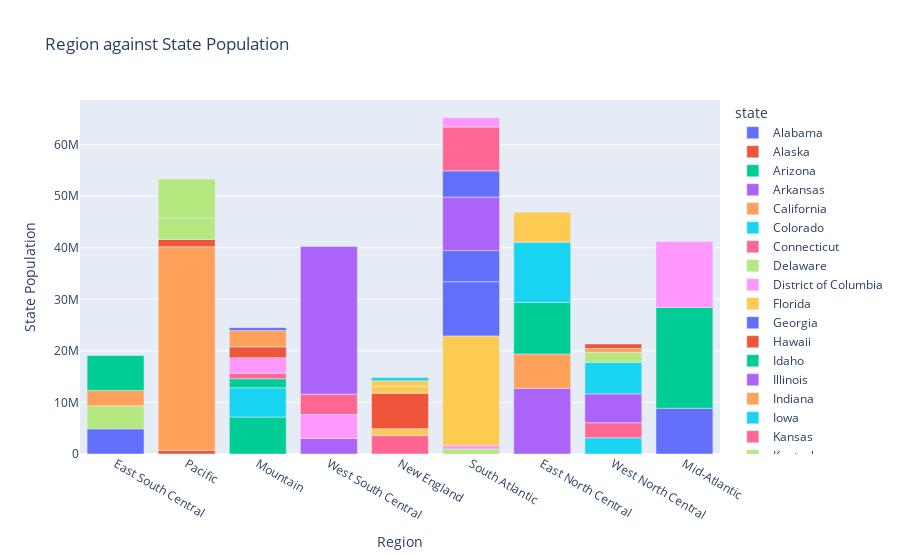

The notebook cell saved with this chart:
### Code cell
fig = px.bar(homelessness, x='region', y='state_pop', color='state', title="Region against State Population")
fig.update_layout(xaxis_title = 'Region', yaxis_title = 'State Population')
fig.show()

### Figure 1 — Plotly figure (JSON) as saved in the notebook; plotly's stock layout.template omitted (floating-point values rounded to 4 significant figures)
{"data": [{"alignmentgroup": "True", "hovertemplate": "state=Alabama<br>region=%{x}<br>state_pop=%{y}<extra></extra>", "legendgroup": "Alabama", "marker": {"color": "#636efa", "pattern": {"shape": ""}}, "name": "Alabama", "offsetgroup": "Alabama", "orientation": "v", "showlegend": true, "textposition": "auto", "type": "bar", "x": ["East South Central"], "xaxis": "x", "y": [4887681], "yaxis": "y"}, {"alignmentgroup": "True", "hovertemplate": "state=Alaska<br>region=%{x}<br>state_pop=%{y}<extra></extra>", "legendgroup": "Alaska", "marker": {"color": "#EF553B", "pattern": {"shape": ""}}, "name": "Alaska", "offsetgroup": "Alaska", "orientation": "v", "showlegend": true, "textposition": "auto", "type": "bar", "x": ["Pacific"], "xaxis": "x", "y": [735139], "yaxis": "y"}, {"alignmentgroup": "True", "hovertemplate": "state=Arizona<br>region=%{x}<br>state_pop=%{y}<extra></extra>", "legendgroup": "Arizona", "marker": {"color": "#00cc96", "pattern": {"shape": ""}}, "name": "Arizona", "offsetgroup": "Arizona", "orientation": "v", "showlegend": true, "textposition": "auto", "type": "bar", "x": ["Mountain"], "xaxis": "x", "y": [7158024], "yaxis": "y"}, {"alignmentgroup": "True", "hovertemplate": "state=Arkansas<br>region=%{x}<br>state_pop=%{y}<extra></extra>", "legendgroup": "Arkansas", "marker": {"color": "#ab63fa", "pattern": {"shape": ""}}, "name": "Arkansas", "offsetgroup": "Arkansas", "orientation": "v", "showlegend": true, "textposition": "auto", "type": "bar", "x": ["West South Central"], "xaxis": "x", "y": [3009733], "yaxis": "y"}, {"alignmentgroup": "True", "hovertemplate": "state=California<br>region=%{x}<br>state_pop=%{y}<extra></extra>", "legendgroup": "California", "marker": {"color": "#FFA15A", "pattern": {"shape": ""}}, "name": "California", "offsetgroup": "California", "orientation": "v", "showlegend": true, "textposition": "auto", "type": "bar", "x": ["Pacific"], "xaxis": "x", "y": [39461588], "yaxis": "y"}, {"alignmentgroup": "True", "hovertemplate": "state=Colorado<br>region=%{x}<br>state_pop=%{y}<extra></extra>", "legendgroup": "Colorado", "marker": {"color": "#19d3f3", "pattern": {"shape": ""}}, "name": "Colorado", "offsetgroup": "Colorado", "orientation": "v", "showlegend": true, "textposition": "auto", "type": "bar", "x": ["Mountain"], "xaxis": "x", "y": [5691287], "yaxis": "y"}, {"alignmentgroup": "True", "hovertemplate": "state=Connecticut<br>region=%{x}<br>state_pop=%{y}<extra></extra>", "legendgroup": "Connecticut", "marker": {"color": "#FF6692", "pattern": {"shape": ""}}, "name": "Connecticut", "offsetgroup": "Connecticut", "orientation": "v", "showlegend": true, "textposition": "auto", "type": "bar", "x": ["New England"], "xaxis": "x", "y": [3571520], "yaxis": "y"}, {"alignmentgroup": "True", "hovertemplate": "state=Delaware<br>region=%{x}<br>state_pop=%{y}<extra></extra>", "legendgroup": "Delaware", "marker": {"color": "#B6E880", "pattern": {"shape": ""}}, "name": "Delaware", "offsetgroup": "Delaware", "orientation": "v", "showlegend": true, "textposition": "auto", "type": "bar", "x": ["South Atlantic"], "xaxis": "x", "y": [965479], "yaxis": "y"}, {"alignmentgroup": "True", "hovertemplate": "state=District of Columbia<br>region=%{x}<br>state_pop=%{y}<extra></extra>", "legendgroup": "District of Columbia", "marker": {"color": "#FF97FF", "pattern": {"shape": ""}}, "name": "District of Columbia", "offsetgroup": "District of Columbia", "orientation": "v", "showlegend": true, "textposition": "auto", "type": "bar", "x": ["South Atlantic"], "xaxis": "x", "y": [701547], "yaxis": "y"}, {"alignmentgroup": "True", "hovertemplate": "state=Florida<br>region=%{x}<br>state_pop=%{y}<extra></extra>", "legendgroup": "Florida", "marker": {"color": "#FECB52", "pattern": {"shape": ""}}, "name": "Florida", "offsetgroup": "Florida", "orientation": "v", "showlegend": true, "textposition": "auto", "type": "bar", "x": ["South Atlantic"], "xaxis": "x", "y": [21244317], "yaxis": "y"}, {"alignmentgroup": "True", "hovertemplate": "state=Georgia<br>region=%{x}<br>state_pop=%{y}<extra></extra>", "legendgroup": "Georgia", "marker": {"color": "#636efa", "pattern": {"shape": ""}}, "name": "Georgia", "offsetgroup": "Georgia", "orientation": "v", "showlegend": true, "textposition": "auto", "type": "bar", "x": ["South Atlantic"], "xaxis": "x", "y": [10511131], "yaxis": "y"}, {"alignmentgroup": "True", "hovertemplate": "state=Hawaii<br>region=%{x}<br>state_pop=%{y}<extra></extra>", "legendgroup": "Hawaii", "marker": {"color": "#EF553B", "pattern": {"shape": ""}}, "name": "Hawaii", "offsetgroup": "Hawaii", "orientation": "v", "showlegend": true, "textposition": "auto", "type": "bar", "x": ["Pacific"], "xaxis": "x", "y": [1420593], "yaxis": "y"}, {"alignmentgroup": "True", "hovertemplate": "state=Idaho<br>region=%{x}<br>state_pop=%{y}<extra></extra>", "legendgroup": "Idaho", "marker": {"color": "#00cc96", "pattern": {"shape": ""}}, "name": "Idaho", "offsetgroup": "Idaho", "orientation": "v", "showlegend": true, "textposition": "auto", "type": "bar", "x": ["Mountain"], "xaxis": "x", "y": [1750536], "yaxis": "y"}, {"alignmentgroup": "True", "hovertemplate": "state=Illinois<br>region=%{x}<br>state_pop=%{y}<extra></extra>", "legendgroup": "Illinois", "marker": {"color": "#ab63fa", "pattern": {"shape": ""}}, "name": "Illinois", "offsetgroup": "Illinois", "orientation": "v", "showlegend": true, "textposition": "auto", "type": "bar", "x": ["East North Central"], "xaxis": "x", "y": [12723071], "yaxis": "y"}, {"alignmentgroup": "True", "hovertemplate": "state=Indiana<br>region=%{x}<br>state_pop=%{y}<extra></extra>", "legendgroup": "Indiana", "marker": {"color": "#FFA15A", "pattern": {"shape": ""}}, "name": "Indiana", "offsetgroup": "Indiana", "orientation": "v", "showlegend": true, "textposition": "auto", "type": "bar", "x": ["East North Central"], "xaxis": "x", "y": [6695497], "yaxis": "y"}, {"alignmentgroup": "True", "hovertemplate": "state=Iowa<br>region=%{x}<br>state_pop=%{y}<extra></extra>", "legendgroup": "Iowa", "marker": {"color": "#19d3f3", "pattern": {"shape": ""}}, "name": "Iowa", "offsetgroup": "Iowa", "orientation": "v", "showlegend": true, "textposition": "auto", "type": "bar", "x": ["West North Central"], "xaxis": "x", "y": [3148618], "yaxis": "y"}, {"alignmentgroup": "True", "hovertemplate": "state=Kansas<br>region=%{x}<br>state_pop=%{y}<extra></extra>", "legendgroup": "Kansas", "marker": {"color": "#FF6692", "pattern": {"shape": ""}}, "name": "Kansas", "offsetgroup": "Kansas", "orientation": "v", "showlegend": true, "textposition": "auto", "type": "bar", "x": ["West North Central"], "xaxis": "x", "y": [2911359], "yaxis": "y"}, {"alignmentgroup": "True", "hovertemplate": "state=Kentucky<br>region=%{x}<br>state_pop=%{y}<extra></extra>", "legendgroup": "Kentucky", "marker": {"color": "#B6E880", "pattern": {"shape": ""}}, "name": "Kentucky", "offsetgroup": "Kentucky", "orientation": "v", "showlegend": true, "textposition": "auto", "type": "bar", "x": ["East South Central"], "xaxis": "x", "y": [4461153], "yaxis": "y"}, {"alignmentgroup": "True", "hovertemplate": "state=Louisiana<br>region=%{x}<br>state_pop=%{y}<extra></extra>", "legendgroup": "Louisiana", "marker": {"color": "#FF97FF", "pattern": {"shape": ""}}, "name": "Louisiana", "offsetgroup": "Louisiana", "orientation": "v", "showlegend": true, "textposition": "auto", "type": "bar", "x": ["West South Central"], "xaxis": "x", "y": [4659690], "yaxis": "y"}, {"alignmentgroup": "True", "hovertemplate": "state=Maine<br>region=%{x}<br>state_pop=%{y}<extra></extra>", "legendgroup": "Maine", "marker": {"color": "#FECB52", "pattern": {"shape": ""}}, "name": "Maine", "offsetgroup": "Maine", "orientation": "v", "showlegend": true, "textposition": "auto", "type": "bar", "x": ["New England"], "xaxis": "x", "y": [1339057], "yaxis": "y"}, {"alignmentgroup": "True", "hovertemplate": "state=Maryland<br>region=%{x}<br>state_pop=%{y}<extra></extra>", "legendgroup": "Maryland", "marker": {"color": "#636efa", "pattern": {"shape": ""}}, "name": "Maryland", "offsetgroup": "Maryland", "orientation": "v", "showlegend": true, "textposition": "auto", "type": "bar", "x": ["South Atlantic"], "xaxis": "x", "y": [6035802], "yaxis": "y"}, {"alignmentgroup": "True", "hovertemplate": "state=Massachusetts<br>region=%{x}<br>state_pop=%{y}<extra></extra>", "legendgroup": "Massachusetts", "marker": {"color": "#EF553B", "pattern": {"shape": ""}}, "name": "Massachusetts", "offsetgroup": "Massachusetts", "orientation": "v", "showlegend": true, "textposition": "auto", "type": "bar", "x": ["New England"], "xaxis": "x", "y": [6882635], "yaxis": "y"}, {"alignmentgroup": "True", "hovertemplate": "state=Michigan<br>region=%{x}<br>state_pop=%{y}<extra></extra>", "legendgroup": "Michigan", "marker": {"color": "#00cc96", "pattern": {"shape": ""}}, "name": "Michigan", "offsetgroup": "Michigan", "orientation": "v", "showlegend": true, "textposition": "auto", "type": "bar", "x": ["East North Central"], "xaxis": "x", "y": [9984072], "yaxis": "y"}, {"alignmentgroup": "True", "hovertemplate": "state=Minnesota<br>region=%{x}<br>state_pop=%{y}<extra></extra>", "legendgroup": "Minnesota", "marker": {"color": "#ab63fa", "pattern": {"shape": ""}}, "name": "Minnesota", "offsetgroup": "Minnesota", "orientation": "v", "showlegend": true, "textposition": "auto", "type": "bar", "x": ["West North Central"], "xaxis": "x", "y": [5606249], "yaxis": "y"}, {"alignmentgroup": "True", "hovertemplate": "state=Mississippi<br>region=%{x}<br>state_pop=%{y}<extra></extra>", "legendgroup": "Mississippi", "marker": {"color": "#FFA15A", "pattern": {"shape": ""}}, "name": "Mississippi", "offsetgroup": "Mississippi", "orientation": "v", "showlegend": true, "textposition": "auto", "type": "bar", "x": ["East South Central"], "xaxis": "x", "y": [2981020], "yaxis": "y"}, {"alignmentgroup": "True", "hovertemplate": "state=Missouri<br>region=%{x}<br>state_pop=%{y}<extra></extra>", "legendgroup": "Missouri", "marker": {"color": "#19d3f3", "pattern": {"shape": ""}}, "name": "Missouri", "offsetgroup": "Missouri", "orientation": "v", "showlegend": true, "textposition": "auto", "type": "bar", "x": ["West North Central"], "xaxis": "x", "y": [6121623], "yaxis": "y"}, {"alignmentgroup": "True", "hovertemplate": "state=Montana<br>region=%{x}<br>state_pop=%{y}<extra></extra>", "legendgroup": "Montana", "marker": {"color": "#FF6692", "pattern": {"shape": ""}}, "name": "Montana", "offsetgroup": "Montana", "orientation": "v", "showlegend": true, "textposition": "auto", "type": "bar", "x": ["Mountain"], "xaxis": "x", "y": [1060665], "yaxis": "y"}, {"alignmentgroup": "True", "hovertemplate": "state=Nebraska<br>region=%{x}<br>state_pop=%{y}<extra></extra>", "legendgroup": "Nebraska", "marker": {"color": "#B6E880", "pattern": {"shape": ""}}, "name": "Nebraska", "offsetgroup": "Nebraska", "orientation": "v", "showlegend": true, "textposition": "auto", "type": "bar", "x": ["West North Central"], "xaxis": "x", "y": [1925614], "yaxis": "y"}, {"alignmentgroup": "True", "hovertemplate": "state=Nevada<br>region=%{x}<br>state_pop=%{y}<extra></extra>", "legendgroup": "Nevada", "marker": {"color": "#FF97FF", "pattern": {"shape": ""}}, "name": "Nevada", "offsetgroup": "Nevada", "orientation": "v", "showlegend": true, "textposition": "auto", "type": "bar", "x": ["Mountain"], "xaxis": "x", "y": [3027341], "yaxis": "y"}, {"alignmentgroup": "True", "hovertemplate": "state=New Hampshire<br>region=%{x}<br>state_pop=%{y}<extra></extra>", "legendgroup": "New Hampshire", "marker": {"color": "#FECB52", "pattern": {"shape": ""}}, "name": "New Hampshire", "offsetgroup": "New Hampshire", "orientation": "v", "showlegend": true, "textposition": "auto", "type": "bar", "x": ["New England"], "xaxis": "x", "y": [1353465], "yaxis": "y"}, {"alignmentgroup": "True", "hovertemplate": "state=New Jersey<br>region=%{x}<br>state_pop=%{y}<extra></extra>", "legendgroup": "New Jersey", "marker": {"color": "#636efa", "pattern": {"shape": ""}}, "name": "New Jersey", "offsetgroup": "New Jersey", "orientation": "v", "showlegend": true, "textposition": "auto", "type": "bar", "x": ["Mid-Atlantic"], "xaxis": "x", "y": [8886025], "yaxis": "y"}, {"alignmentgroup": "True", "hovertemplate": "state=New Mexico<br>region=%{x}<br>state_pop=%{y}<extra></extra>", "legendgroup": "New Mexico", "marker": {"color": "#EF553B", "pattern": {"shape": ""}}, "name": "New Mexico", "offsetgroup": "New Mexico", "orientation": "v", "showlegend": true, "textposition": "auto", "type": "bar", "x": ["Mountain"], "xaxis": "x", "y": [2092741], "yaxis": "y"}, {"alignmentgroup": "True", "hovertemplate": "state=New York<br>region=%{x}<br>state_pop=%{y}<extra></extra>", "legendgroup": "New York", "marker": {"color": "#00cc96", "pattern": {"shape": ""}}, "name": "New York", "offsetgroup": "New York", "orientation": "v", "showlegend": true, "textposition": "auto", "type": "bar", "x": ["Mid-Atlantic"], "xaxis": "x", "y": [19530351], "yaxis": "y"}, {"alignmentgroup": "True", "hovertemplate": "state=North Carolina<br>region=%{x}<br>state_pop=%{y}<extra></extra>", "legendgroup": "North Carolina", "marker": {"color": "#ab63fa", "pattern": {"shape": ""}}, "name": "North Carolina", "offsetgroup": "North Carolina", "orientation": "v", "showlegend": true, "textposition": "auto", "type": "bar", "x": ["South Atlantic"], "xaxis": "x", "y": [10381615], "yaxis": "y"}, {"alignmentgroup": "True", "hovertemplate": "state=North Dakota<br>region=%{x}<br>state_pop=%{y}<extra></extra>", "legendgroup": "North Dakota", "marker": {"color": "#FFA15A", "pattern": {"shape": ""}}, "name": "North Dakota", "offsetgroup": "North Dakota", "orientation": "v", "showlegend": true, "textposition": "auto", "type": "bar", "x": ["West North Central"], "xaxis": "x", "y": [758080], "yaxis": "y"}, {"alignmentgroup": "True", "hovertemplate": "state=Ohio<br>region=%{x}<br>state_pop=%{y}<extra></extra>", "legendgroup": "Ohio", "marker": {"color": "#19d3f3", "pattern": {"shape": ""}}, "name": "Ohio", "offsetgroup": "Ohio", "orientation": "v", "showlegend": true, "textposition": "auto", "type": "bar", "x": ["East North Central"], "xaxis": "x", "y": [11676341], "yaxis": "y"}, {"alignmentgroup": "True", "hovertemplate": "state=Oklahoma<br>region=%{x}<br>state_pop=%{y}<extra></extra>", "legendgroup": "Oklahoma", "marker": {"color": "#FF6692", "pattern": {"shape": ""}}, "name": "Oklahoma", "offsetgroup": "Oklahoma", "orientation": "v", "showlegend": true, "textposition": "auto", "type": "bar", "x": ["West South Central"], "xaxis": "x", "y": [3940235], "yaxis": "y"}, {"alignmentgroup": "True", "hovertemplate": "state=Oregon<br>region=%{x}<br>state_pop=%{y}<extra></extra>", "legendgroup": "Oregon", "marker": {"color": "#B6E880", "pattern": {"shape": ""}}, "name": "Oregon", "offsetgroup": "Oregon", "orientation": "v", "showlegend": true, "textposition": "auto", "type": "bar", "x": ["Pacific"], "xaxis": "x", "y": [4181886], "yaxis": "y"}, {"alignmentgroup": "True", "hovertemplate": "state=Pennsylvania<br>region=%{x}<br>state_pop=%{y}<extra></extra>", "legendgroup": "Pennsylvania", "marker": {"color": "#FF97FF", "pattern": {"shape": ""}}, "name": "Pennsylvania", "offsetgroup": "Pennsylvania", "orientation": "v", "showlegend": true, "textposition": "auto", "type": "bar", "x": ["Mid-Atlantic"], "xaxis": "x", "y": [12800922], "yaxis": "y"}, {"alignmentgroup": "True", "hovertemplate": "state=Rhode Island<br>region=%{x}<br>state_pop=%{y}<extra></extra>", "legendgroup": "Rhode Island", "marker": {"color": "#FECB52", "pattern": {"shape": ""}}, "name": "Rhode Island", "offsetgroup": "Rhode Island", "orientation": "v", "showlegend": true, "textposition": "auto", "type": "bar", "x": ["New England"], "xaxis": "x", "y": [1058287], "yaxis": "y"}, {"alignmentgroup": "True", "hovertemplate": "state=South Carolina<br>region=%{x}<br>state_pop=%{y}<extra></extra>", "legendgroup": "South Carolina", "marker": {"color": "#636efa", "pattern": {"shape": ""}}, "name": "South Carolina", "offsetgroup": "South Carolina", "orientation": "v", "showlegend": true, "textposition": "auto", "type": "bar", "x": ["South Atlantic"], "xaxis": "x", "y": [5084156], "yaxis": "y"}, {"alignmentgroup": "True", "hovertemplate": "state=South Dakota<br>region=%{x}<br>state_pop=%{y}<extra></extra>", "legendgroup": "South Dakota", "marker": {"color": "#EF553B", "pattern": {"shape": ""}}, "name": "South Dakota", "offsetgroup": "South Dakota", "orientation": "v", "showlegend": true, "textposition": "auto", "type": "bar", "x": ["West North Central"], "xaxis": "x", "y": [878698], "yaxis": "y"}, {"alignmentgroup": "True", "hovertemplate": "state=Tennessee<br>region=%{x}<br>state_pop=%{y}<extra></extra>", "legendgroup": "Tennessee", "marker": {"color": "#00cc96", "pattern": {"shape": ""}}, "name": "Tennessee", "offsetgroup": "Tennessee", "orientation": "v", "showlegend": true, "textposition": "auto", "type": "bar", "x": ["East South Central"], "xaxis": "x", "y": [6771631], "yaxis": "y"}, {"alignmentgroup": "True", "hovertemplate": "state=Texas<br>region=%{x}<br>state_pop=%{y}<extra></extra>", "legendgroup": "Texas", "marker": {"color": "#ab63fa", "pattern": {"shape": ""}}, "name": "Texas", "offsetgroup": "Texas", "orientation": "v", "showlegend": true, "textposition": "auto", "type": "bar", "x": ["West South Central"], "xaxis": "x", "y": [28628666], "yaxis": "y"}, {"alignmentgroup": "True", "hovertemplate": "state=Utah<br>region=%{x}<br>state_pop=%{y}<extra></extra>", "legendgroup": "Utah", "marker": {"color": "#FFA15A", "pattern": {"shape": ""}}, "name": "Utah", "offsetgroup": "Utah", "orientation": "v", "showlegend": true, "textposition": "auto", "type": "bar", "x": ["Mountain"], "xaxis": "x", "y": [3153550], "yaxis": "y"}, {"alignmentgroup": "True", "hovertemplate": "state=Vermont<br>region=%{x}<br>state_pop=%{y}<extra></extra>", "legendgroup": "Vermont", "marker": {"color": "#19d3f3", "pattern": {"shape": ""}}, "name": "Vermont", "offsetgroup": "Vermont", "orientation": "v", "showlegend": true, "textposition": "auto", "type": "bar", "x": ["New England"], "xaxis": "x", "y": [624358], "yaxis": "y"}, {"alignmentgroup": "True", "hovertemplate": "state=Virginia<br>region=%{x}<br>state_pop=%{y}<extra></extra>", "legendgroup": "Virginia", "marker": {"color": "#FF6692", "pattern": {"shape": ""}}, "name": "Virginia", "offsetgroup": "Virginia", "orientation": "v", "showlegend": true, "textposition": "auto", "type": "bar", "x": ["South Atlantic"], "xaxis": "x", "y": [8501286], "yaxis": "y"}, {"alignmentgroup": "True", "hovertemplate": "state=Washington<br>region=%{x}<br>state_pop=%{y}<extra></extra>", "legendgroup": "Washington", "marker": {"color": "#B6E880", "pattern": {"shape": ""}}, "name": "Washington", "offsetgroup": "Washington", "orientation": "v", "showlegend": true, "textposition": "auto", "type": "bar", "x": ["Pacific"], "xaxis": "x", "y": [7523869], "yaxis": "y"}, {"alignmentgroup": "True", "hovertemplate": "state=West Virginia<br>region=%{x}<br>state_pop=%{y}<extra></extra>", "legendgroup": "West Virginia", "marker": {"color": "#FF97FF", "pattern": {"shape": ""}}, "name": "West Virginia", "offsetgroup": "West Virginia", "orientation": "v", "showlegend": true, "textposition": "auto", "type": "bar", "x": ["South Atlantic"], "xaxis": "x", "y": [1804291], "yaxis": "y"}, {"alignmentgroup": "True", "hovertemplate": "state=Wisconsin<br>region=%{x}<br>state_pop=%{y}<extra></extra>", "legendgroup": "Wisconsin", "marker": {"color": "#FECB52", "pattern": {"shape": ""}}, "name": "Wisconsin", "offsetgroup": "Wisconsin", "orientation": "v", "showlegend": true, "textposition": "auto", "type": "bar", "x": ["East North Central"], "xaxis": "x", "y": [5807406], "yaxis": "y"}, {"alignmentgroup": "True", "hovertemplate": "state=Wyoming<br>region=%{x}<br>state_pop=%{y}<extra></extra>", "legendgroup": "Wyoming", "marker": {"color": "#636efa", "pattern": {"shape": ""}}, "name": "Wyoming", "offsetgroup": "Wyoming", "orientation": "v", "showlegend": true, "textposition": "auto", "type": "bar", "x": ["Mountain"], "xaxis": "x", "y": [577601], "yaxis": "y"}], "layout": {"barmode": "relative", "legend": {"title": {"text": "state"}, "tracegroupgap": 0}, "title": {"text": "Region against State Population"}, "xaxis": {"anchor": "y", "domain": [0, 1], "title": {"text": "Region"}}, "yaxis": {"anchor": "x", "domain": [0, 1], "title": {"text": "State Population"}}}}
